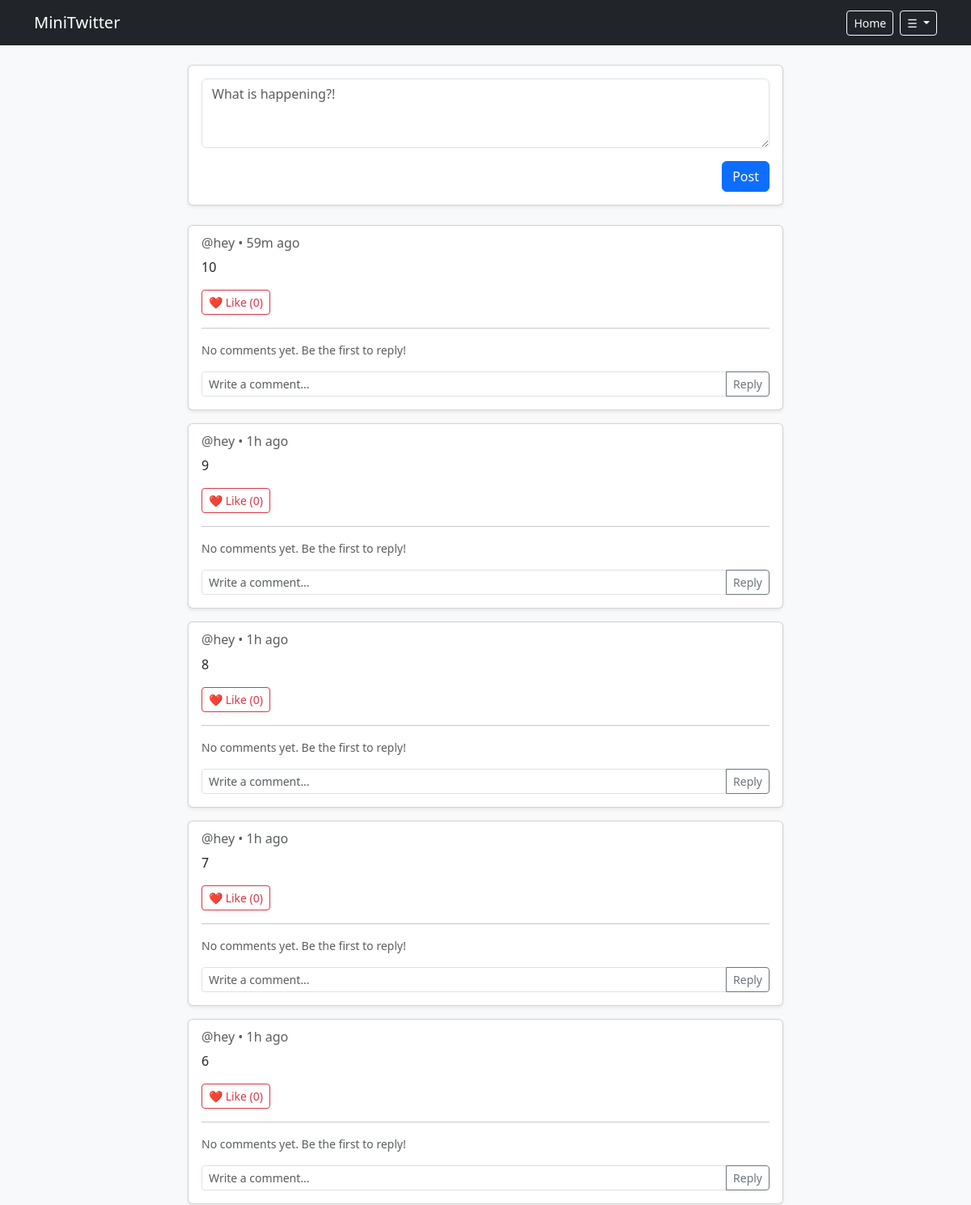
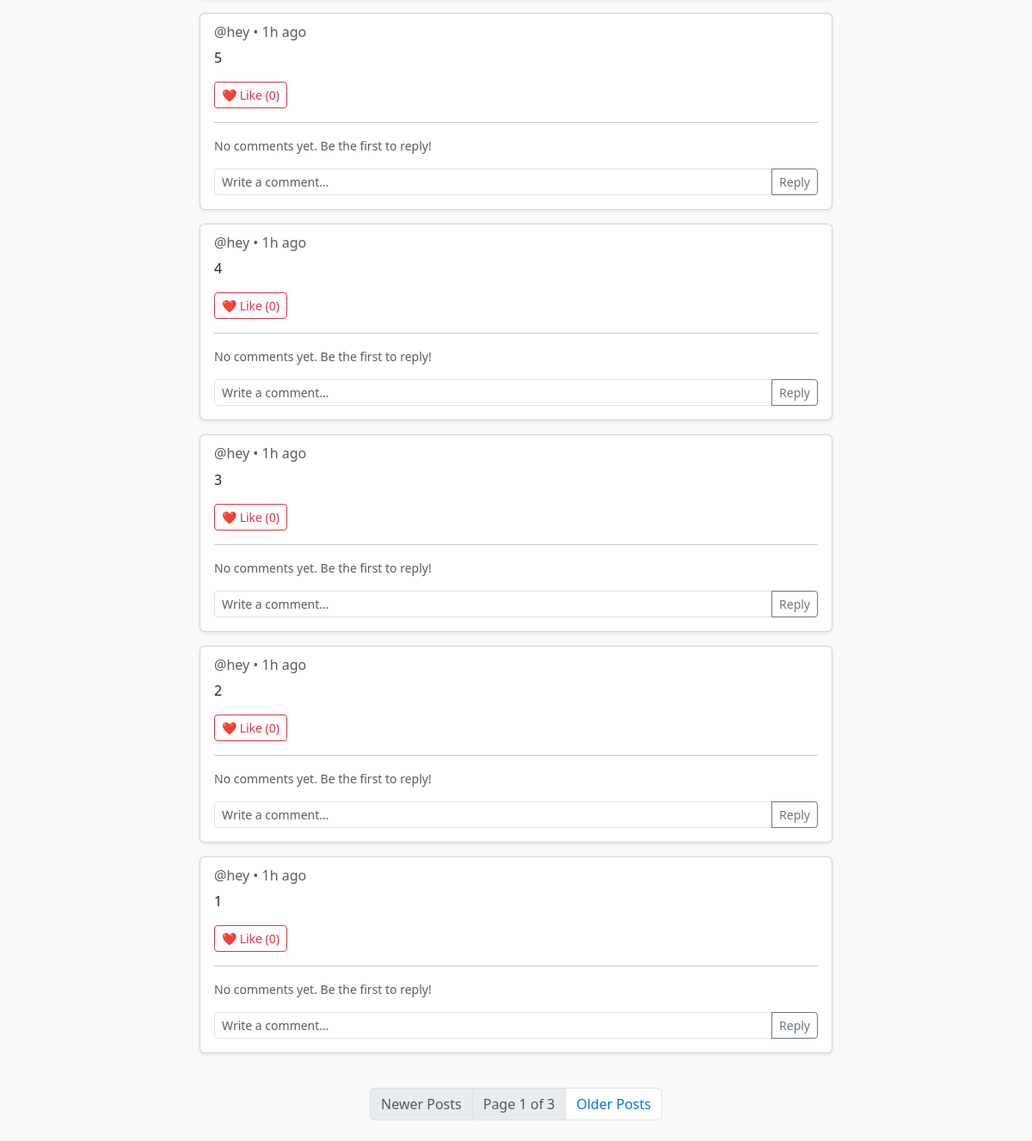
Screenshot of / (signed in) with the database file from the repository (2 pictures, top to bottom).
### app.py (models this page shows)
class Post(db.Model):
    id = db.Column(db.Integer, primary_key=True)
    username = db.Column(db.String(20), db.ForeignKey('user.username'), nullable=False)
    content = db.Column(db.String(200), nullable=False)
    likes = db.Column(db.Integer,default=0)
    timestamp = db.Column(db.DateTime, default=lambda: datetime.now(timezone.utc))

### app.py (the view)
@app.route("/", methods=["POST", "GET"])
def fyp():
    if 'username' in session:
        if request.method == "POST":
            content = request.form["content"]
            if not content:
                return "Enter Something to post", 400
            post = Post(content=content,username=session['username'])  # type:ignore
            try:
                db.session.add(post)
                db.session.commit()
                return redirect("/")
            except Exception as e:
                print(f"ERROR: {e}")
                return f"ERROR: {e}"
        else:
            page = request.args.get('page', 1, type=int)
            pagination = Post.query.order_by(Post.timestamp.desc()).paginate(page=page, per_page=10, error_out=False)
            posts = pagination.items
            comments= Comment.query.order_by(Comment.timestamp).all()
            return render_template("feed.html",pagination=pagination, posts=posts, comments=comments)
    else:
        return render_template("login.html")

### app.py (called while the page is built, shortened)
@app.template_filter("time_ago")
def time_ago(utc_dt):
  if not utc_dt:
    return ""
  if utc_dt.tzinfo is None:
    utc_dt = utc_dt.replace(tzinfo=timezone.utc)
  now = datetime.now(timezone.utc)
  diff = now - utc_dt
  seconds = int(diff.total_seconds())
  if seconds < 60:
    return "just now"
  minutes = seconds // 60
  if minutes < 60:
    return f"{minutes}m ago" if minutes == 1 else f"{minutes}m ago"
  hours = minutes // 60
  if hours < 24:
    return f"{hours}h ago"

### templates/feed.html (shortened to what this page needs)
{% extends "base.html" %}
{% block content %}
<div class="row justify-content-center">
    <div class="col-md-8">
        <div class="card shadow-sm mb-4">
            <div class="card-body">
                <form action="/" method="POST">
                    <div class="mb-3">
                        <textarea class="form-control" name="content" rows="3"
                            placeholder="What is happening?!"></textarea>
                    </div>
                    <button type="submit" class="btn btn-primary float-end">Post</button>
                </form>
            </div>
        </div>
        {% if posts | length < 1 %}
        <div class="card shadow-sm mb-3">
            <div class="card-body">
                <h6 class="card-subtitle text-muted mb-2">@username • 2 hours ago</h6>
                <p class="card-text">This is an example of what a user's tweet looks like on the timeline!</p>
                <div class="d-flex justify-content-between align-items-center mt-3">
                    <button type="button" class="btn btn-outline-danger btn-sm">❤️ Like (5)</button>
                </div>
                <hr>
                <div class="comments-section mt-3">
                    <div class="d-flex justify-content-between">
                        <p class="small text-muted mb-1"><strong>@commenter</strong></p>
                        <small class="text-muted">1 hour ago</small>
                    </div>
                    <p class="small mb-2">Great post!</p>
                    <form action="/comment" method="POST" class="input-group input-group-sm mt-2">
                        <input type="text" name="comment" class="form-control" placeholder="Write a comment...">
                        <button class="btn btn-outline-secondary" type="submit">Reply</button>
                    </form>
                </div>
            </div>
        </div>
        {% else %}
            {% for post in pagination.items %}
            <div class="card shadow-sm mb-3" id="post-{{ post.id }}">
                <div class="card-body">
                    <h6 class="card-subtitle text-muted mb-2">@{{ post.username }} • {{ post.timestamp | time_ago }}</h6>
                    <p class="card-text">{{ post.content }}</p>
                    <div class="d-flex justify-content-between align-items-center mt-3">
                        <button type="button" class="btn btn-outline-danger btn-sm like-btn" data-post-id="{{ post.id }}">
                            ❤️ Like (<span class="like-count">{{ post.likes }}</span>)
                        </button>
                    </div>
                    <hr>
                    <div class="comments-section mt-3">
                        <div class="comments-list">
                            {% set post_comments = comments | selectattr("post_id", "equalto", post.id) | list %}
                            {% if post_comments | length > 0 %}
                                {% for c in post_comments %}
                                <div class="border-bottom pb-2 mb-2">
                                    <div class="d-flex justify-content-between">
                                        <p class="small text-muted mb-1"><strong>@{{ c.username }}</strong></p>
                                        <small class="text-muted">{{ c.timestamp | time_ago }}</small>
                                    </div>
                                    <p class="small mb-0">{{ c.content }}</p>
                                </div>
                                {% endfor %}
                            {% else %}
                                <p class="small text-muted mb-2 no-comments-text">No comments yet. Be the first to reply!</p>
                            {% endif %}
                        </div>
                        <form class="comment-form input-group input-group-sm mt-3" data-post-id="{{ post.id }}">
                            <input type="text" name="comment" class="form-control comment-input"
                                placeholder="Write a comment..." required>
                            <button class="btn btn-outline-secondary" type="submit">Reply</button>
                        </form>
                    </div>
                </div>
            </div>
            {% endfor %}
        {% endif %}
    </div>
</div>
<nav aria-label="Page navigation" class="my-4">
    <ul class="pagination justify-content-center">
        {% if pagination.has_prev %}
            <li class="page-item">
                <a class="page-link" href="/?page={{ pagination.prev_num }}">Newer Posts</a>
            </li>
        {% else %}
            <li class="page-item disabled">
                <span class="page-link">Newer Posts</span>
            </li>
        {% endif %}
        <li class="page-item disabled">
            <span class="page-link">Page {{ pagination.page }} of {{ pagination.pages }}</span>
        </li>
        {% if pagination.has_next %}
            <li class="page-item">
                <a class="page-link" href="/?page={{ pagination.next_num }}">Older Posts</a>
            </li>
        {% else %}
            <li class="page-item disabled">
                <span class="page-link">Older Posts</span>
            </li>
        {% endif %}
    </ul>
</nav>
{% endblock %}

### templates/base.html (shortened to what this page needs)
<!DOCTYPE html>
<html lang="en">
<head>
    <link href="https://cdn.jsdelivr.net/npm/bootstrap@5.3.0/dist/css/bootstrap.min.css" rel="stylesheet">
</head>
<body class="bg-light">
    <nav class="navbar navbar-expand-lg navbar-dark bg-dark mb-4">
        <div class="container">
            <a class="navbar-brand" href="/">MiniTwitter</a>
            <div class="d-flex align-items-center">
                <a href="/" class="btn btn-outline-light btn-sm me-2">Home</a>
                <div class="dropdown">
                    {% if session.get('username') %}
                        <button class="btn btn-outline-light btn-sm dropdown-toggle" type="button" id="userMenuButton" data-bs-toggle="dropdown" aria-expanded="false">
                            &#9776;
                        </button>
                    {% else %}
                        <a href="/login" class="btn btn-primary btn-sm">Login</a>
                    {% endif %}
                </div>
            </div>
        </div>
    </nav>
    <div class="container">
        {% block content %}{% endblock %}
    </div>
</body>
</html>

### rows the page displays
Post: username "hey", timestamp "59m ago", content "10", likes "0"
Post: username "hey", timestamp "1h ago", content "9", likes "0"
Post: username "hey", timestamp "1h ago", content "8", likes "0"
Post: username "hey", timestamp "1h ago", content "7", likes "0"
Post: username "hey", timestamp "1h ago", content "6", likes "0"
Post: username "hey", timestamp "1h ago", content "5", likes "0"
Post: username "hey", timestamp "1h ago", content "4", likes "0"
Post: username "hey", timestamp "1h ago", content "3", likes "0"
Post: username "hey", timestamp "1h ago", content "2", likes "0"
Post: username "hey", timestamp "1h ago", content "1", likes "0"

### other values shown
{{ pagination.page }} "1"
{{ pagination.pages }} "3"
